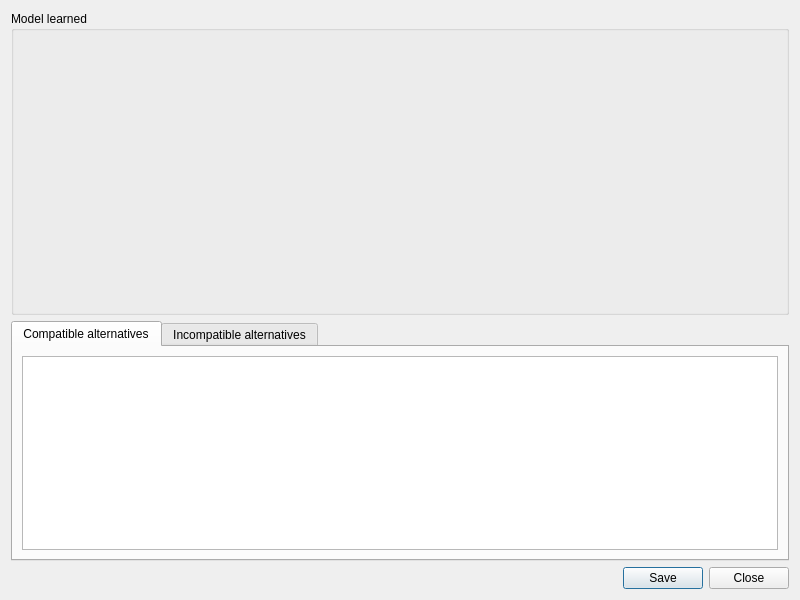
<?xml version="1.0" encoding="UTF-8"?>
<ui version="4.0">
 <class>inference_results</class>
 <widget class="QDialog" name="inference_results">
  <property name="geometry">
   <rect>
    <x>0</x>
    <y>0</y>
    <width>800</width>
    <height>600</height>
   </rect>
  </property>
  <property name="windowTitle">
   <string>ELECTRE-TRI Inference results</string>
  </property>
  <layout class="QVBoxLayout" name="verticalLayout">
   <item>
    <widget class="QGroupBox" name="groupBox">
     <property name="sizePolicy">
      <sizepolicy hsizetype="Preferred" vsizetype="Preferred">
       <horstretch>0</horstretch>
       <verstretch>30</verstretch>
      </sizepolicy>
     </property>
     <property name="title">
      <string>Model learned</string>
     </property>
     <layout class="QVBoxLayout" name="verticalLayout_2">
      <item>
       <widget class="_MyGraphicsview" name="graph_model">
        <property name="sizePolicy">
         <sizepolicy hsizetype="Expanding" vsizetype="Expanding">
          <horstretch>0</horstretch>
          <verstretch>5</verstretch>
         </sizepolicy>
        </property>
        <property name="styleSheet">
         <string notr="true">background-color: transparent;</string>
        </property>
        <property name="frameShape">
         <enum>QFrame::NoFrame</enum>
        </property>
        <property name="frameShadow">
         <enum>QFrame::Sunken</enum>
        </property>
        <property name="verticalScrollBarPolicy">
         <enum>Qt::ScrollBarAlwaysOff</enum>
        </property>
        <property name="horizontalScrollBarPolicy">
         <enum>Qt::ScrollBarAsNeeded</enum>
        </property>
        <property name="alignment">
         <set>Qt::AlignCenter</set>
        </property>
        <property name="renderHints">
         <set>QPainter::Antialiasing|QPainter::TextAntialiasing</set>
        </property>
       </widget>
      </item>
      <item>
       <widget class="QLabel" name="label_lambda">
        <property name="font">
         <font>
          <weight>75</weight>
          <bold>true</bold>
         </font>
        </property>
        <property name="text">
         <string/>
        </property>
       </widget>
      </item>
     </layout>
    </widget>
   </item>
   <item>
    <widget class="QTabWidget" name="tabWidget">
     <property name="tabPosition">
      <enum>QTabWidget::North</enum>
     </property>
     <property name="currentIndex">
      <number>0</number>
     </property>
     <property name="documentMode">
      <bool>false</bool>
     </property>
     <widget class="QWidget" name="tab">
      <attribute name="title">
       <string>Compatible alternatives</string>
      </attribute>
      <layout class="QVBoxLayout" name="verticalLayout_5">
       <item>
        <widget class="qt_performance_table" name="table_comp"/>
       </item>
      </layout>
     </widget>
     <widget class="QWidget" name="tab_2">
      <attribute name="title">
       <string>Incompatible alternatives</string>
      </attribute>
      <layout class="QVBoxLayout" name="verticalLayout_4">
       <item>
        <widget class="qt_performance_table" name="table_incomp"/>
       </item>
      </layout>
     </widget>
    </widget>
   </item>
   <item>
    <widget class="QDialogButtonBox" name="buttonBox">
     <property name="orientation">
      <enum>Qt::Horizontal</enum>
     </property>
     <property name="standardButtons">
      <set>QDialogButtonBox::Close|QDialogButtonBox::Save</set>
     </property>
    </widget>
   </item>
  </layout>
 </widget>
 <customwidgets>
  <customwidget>
   <class>_MyGraphicsview</class>
   <extends>QGraphicsView</extends>
   <header location="global">qgis_etri.graphic</header>
  </customwidget>
  <customwidget>
   <class>qt_performance_table</class>
   <extends>QTableWidget</extends>
   <header location="global">qgis_etri.table</header>
  </customwidget>
 </customwidgets>
 <resources/>
 <connections>
  <connection>
   <sender>buttonBox</sender>
   <signal>accepted()</signal>
   <receiver>inference_results</receiver>
   <slot>accept()</slot>
   <hints>
    <hint type="sourcelabel">
     <x>248</x>
     <y>254</y>
    </hint>
    <hint type="destinationlabel">
     <x>157</x>
     <y>274</y>
    </hint>
   </hints>
  </connection>
  <connection>
   <sender>buttonBox</sender>
   <signal>rejected()</signal>
   <receiver>inference_results</receiver>
   <slot>reject()</slot>
   <hints>
    <hint type="sourcelabel">
     <x>316</x>
     <y>260</y>
    </hint>
    <hint type="destinationlabel">
     <x>286</x>
     <y>274</y>
    </hint>
   </hints>
  </connection>
 </connections>
</ui>
